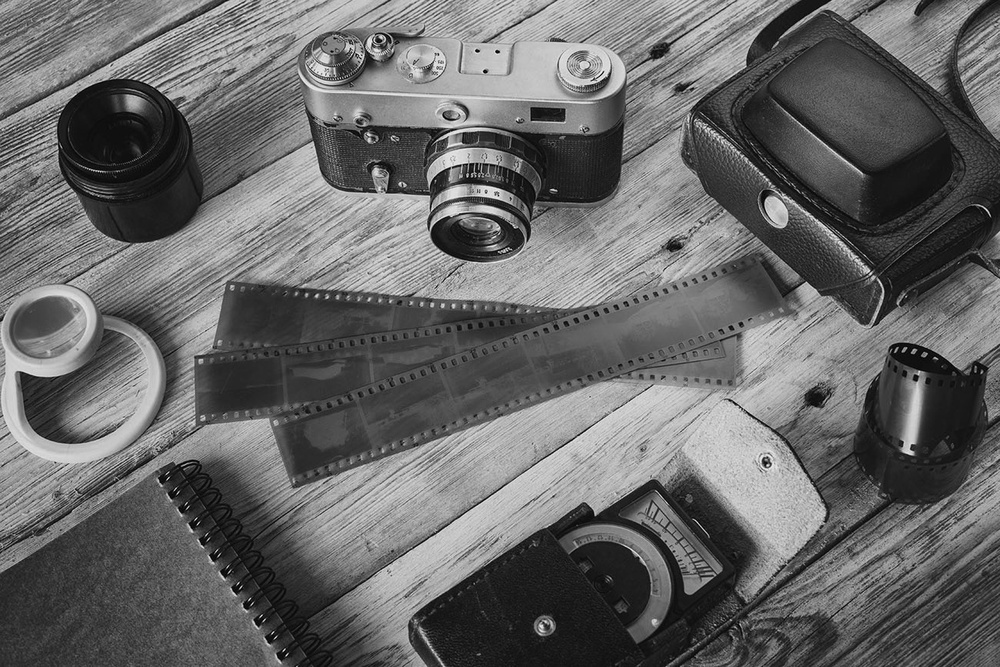
#> input picture Assignment2/Problem 3/logndlinear.jpg, 1000 x 667 px, shrunk from 1300 x 867 before the run
$ python problem3.py
#> lines starting #> are read from the running program, lines starting #| are printed output that depends on the picture; after the words box and inside, x2 and y2 are one past the last pixel; in counts of white or black regions, pixels touching at a corner belong together
import cv2
import numpy as np

def pixelVal(pix, r1, s1, r2, s2):
    if (0 <= pix and pix <= r1):
        return (s1 / r1)*pix
    elif (r1 < pix and pix <= r2):
        return ((s2 - s1)/(r2 - r1)) * (pix - r1) + s1
    else:
        return ((255 - s2)/(255 - r2)) * (pix - r2) + s2


img = cv2.imread('logndlinear.jpg')
#> img is the input picture: shape (667, 1000, 3); min 0, max 249, mean 103.4
r1 = 70
s1 = 0
r2 = 140
s2 = 255

pixelVal_vec = np.vectorize(pixelVal)
contrast_stretched = pixelVal_vec(img, r1, s1, r2, s2)
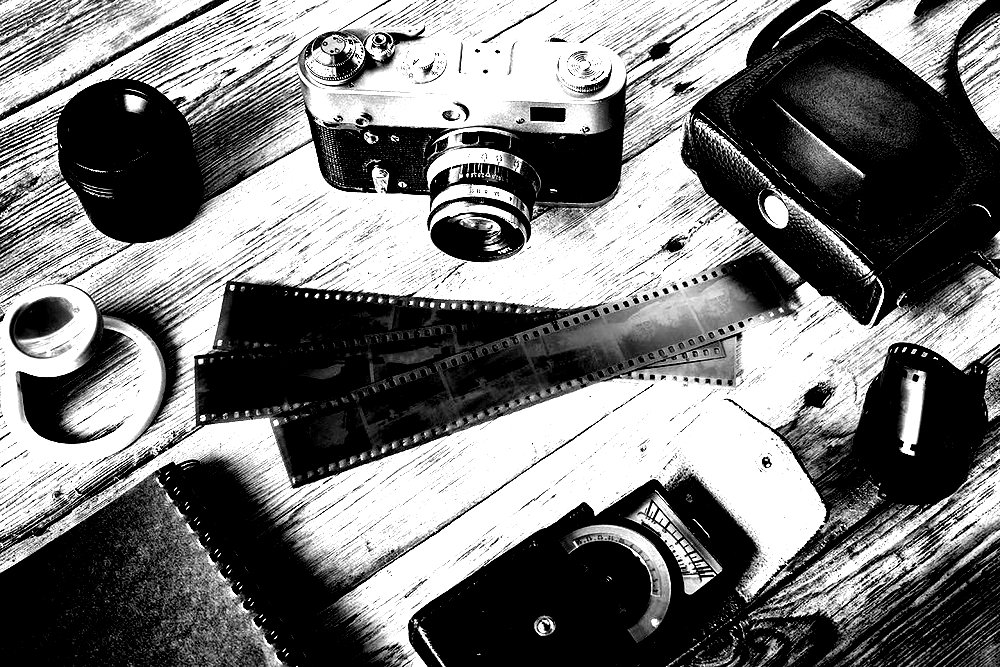
#> contrast_stretched: shape (667, 1000, 3) float64; min 0, max 255, mean 119.6

c = 255/(np.log(1 + np.max(img)))
#> c = 46.18
log_transformed = c * np.log(1 + img)
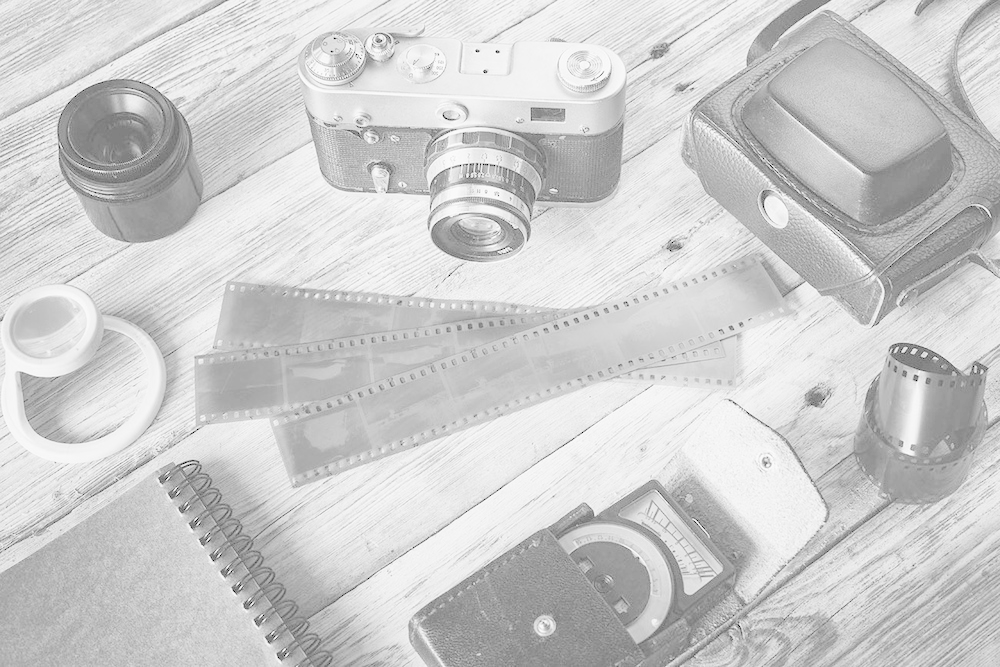
#> log_transformed: shape (667, 1000, 3) float16; min 0, max 254.9, mean 205.9
log_transformed = np.array(log_transformed, dtype = np.uint8)

cv2.imshow('contrast_stretch',contrast_stretched)
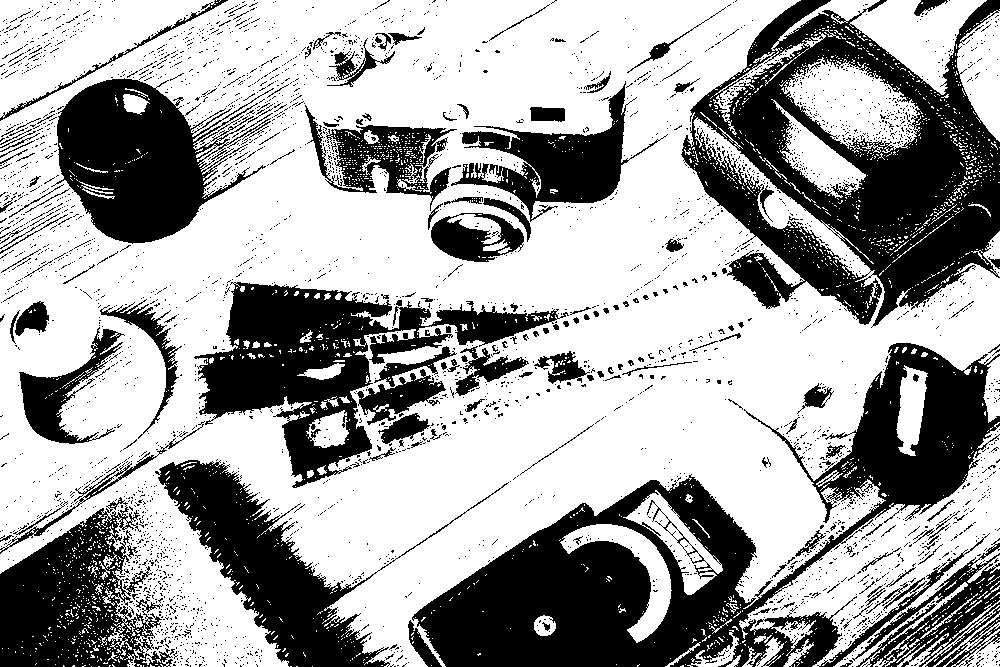
#> window 'contrast_stretch': shape (667, 1000, 3); 64% white; 3488 black regions (3323 under 20 px), largest, box (x1, y1, x2, y2) and area: (412, 343, 1000, 667) 57769, (681, 0, 1000, 328) 48778, (194, 282, 569, 488) 24602
cv2.imwrite('contrast_stretch.jpg', contrast_stretched)

cv2.imwrite('log_transformed.jpg', log_transformed)
cv2.imshow('log_transformed',log_transformed)

cv2.waitKey(0)
cv2.destroyAllWindows()
